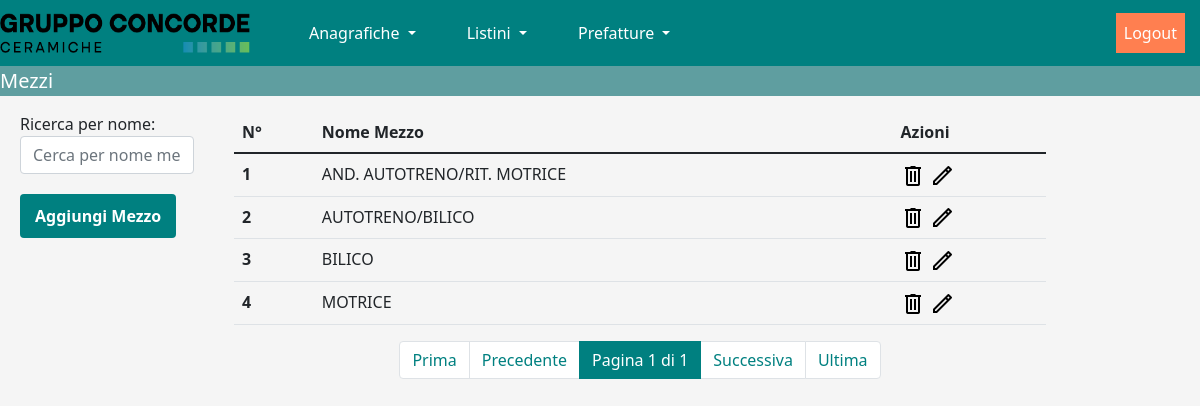
Page /main/mezzi/ on the committed database.
### mainapp/models.py (models this page shows)
class Mezzo(models.Model):
    mezzo_nome = models.CharField(max_length=128, blank=False, null=False, unique=True)

### mainapp/views.py (the view, shortened to what this page needs)
# urls.py: path('mezzi/',situazione_mezzi, name='situazione_mezzi'),
def situazione_mezzi(request):
    all_mezzi = Mezzo.objects.all().order_by('mezzo_nome')
    paginator = Paginator(all_mezzi, 15)
    page_number = request.GET.get('page')
    page_obj = paginator.get_page(page_number)
    context = {
        'page_obj': page_obj,
    }
    return render(request, 'mainapp/situazione_mezzi.html', context)

### templates/mainapp/situazione_mezzi.html (shortened to what this page needs)
{% extends 'base.html' %}
{% load static %}
{% block content %}
    {% include 'navbar.html' %}
    <nav aria-label="breadcrumb">
        <ol class="breadcrumb">
            <li class="breadcrumb-item active" aria-current="page">Mezzi</li>
        </ol>
    </nav>
    <div id="container_mezzi">
        <div class="search-container">
            <label for="search">Ricerca per nome:</label>
            <input type="text" id="search" class="form-control" placeholder="Cerca per nome mezzo" />
            <div style="margin-top: 20px;">
                <button type="button" class="blue-button" data-toggle="modal" data-target="#exampleModal">
                    Aggiungi Mezzo
                </button>
            </div>
        </div>
        <div class="table-container">
            <table class="table table-hover dataTable">
                <thead>
                    <tr>
                        <th scope="col">N°</th>
                        <th scope="col">Nome Mezzo</th>
                        <th scope="col">Azioni</th>
                    </tr>
                </thead>
                <tbody>
                    {% for mezzo in page_obj %}
                        <tr>
                            <th scope="row">{{ forloop.counter|add:page_obj.start_index|add:-1 }}</th>
                            <td>{{ mezzo.mezzo_nome }}</td>
                            <td>
                                <div class="action-buttons">
                                    <form id="deleteForm_{{ forloop.counter }}" method="post" action="{% url 'mainapp:elimina_mezzo' mezzo.pk %}" style="display: inline;">
                                        <button type="button" class="personal-button" title="Elimina" onclick="confirmDelete({{ forloop.counter }})">
                                            <img src="{% static 'img/cestino.png' %}" width="24px" height="24">
                                        </button>
                                    </form>
                                    <button type="button" class="personal-button" title="Modifica" data-toggle="modal" data-target="#modifyModal_{{ mezzo.pk }}">
                                        <img src="{% static 'img/modifica.png' %}" width="24px" height="24">
                                    </button>
                                </div>
                            </td>
                        </tr>
                    {% endfor %}
                </tbody>
            </table>
            <nav aria-label="Page navigation">
                <ul class="pagination justify-content-center">
                    {% if page_obj.has_previous %}
                        <li class="page-item">
                            <a class="page-link teal" href="?page=1">Prima</a>
                        </li>
                        <li class="page-item">
                            <a class="page-link teal" href="?page={{ page_obj.previous_page_number }}">Precedente</a>
                        </li>
                    {% else %}
                        <li class="page-item disabled">
                            <span class="page-link teal">Prima</span>
                        </li>
                        <li class="page-item disabled">
                            <span class="page-link teal">Precedente</span>
                        </li>
                    {% endif %}
                    <li class="page-item active page-counter">
                        <span class="page-link teal">
                            Pagina {{ page_obj.number }} di {{ page_obj.paginator.num_pages }}
                        </span>
                    </li>
                    {% if page_obj.has_next %}
                        <li class="page-item">
                            <a class="page-link teal" href="?page={{ page_obj.next_page_number }}">Successiva</a>
                        </li>
                        <li class="page-item">
                            <a class="page-link teal" href="?page={{ page_obj.paginator.num_pages }}">Ultima</a>
                        </li>
                    {% else %}
                        <li class="page-item disabled">
                            <span class="page-link teal">Successiva</span>
                        </li>
                        <li class="page-item disabled">
                            <span class="page-link teal">Ultima</span>
                        </li>
                    {% endif %}
                </ul>
            </nav>
        </div>
    </div>
{% endblock %}

### static/style/style.css (style rules this page uses)
.personal-button { background-color: transparent; border: none; padding: 0; }
.breadcrumb { background-color: #5F9EA0 !important; max-height: 60px !important; }
.breadcrumb-item.active { color: white; font-size: 20px !important; }
.table-container { width: 70%; margin-left: 20px; }
.search-container { width: 15%; margin-right: 20px; }
.pagination .page-link.teal { color: teal; }
.pagination .page-item.active .page-link.teal { background-color: teal; border-color: teal; color: white; }
.pagination .page-item.page-counter .page-link { color: white; background-color: teal; border-color: teal; }
.blue-button { background-color: teal; color: white; border: none; padding: 10px 15px; border-radius: 4px; cursor: pointer; font-weight: bold; }
.action-buttons { display: flex; gap: 5px; }
.action-buttons form { margin: 0; }

### templates/mainapp/situazione_mezzi.html (style rules this page uses)
#container_mezzi { width: 100%; margin: auto; display: flex; flex-wrap: wrap; padding-left: 20px; padding-right: 20px; }
#search { width: 100%; margin-bottom: 10px; }

### templates/base.html (style rules this page uses)
body { background-color: #f5f5f5; }

### rows in the picture
Mezzo: mezzo_nome "AND. AUTOTRENO/RIT. MOTRICE"
Mezzo: mezzo_nome "AUTOTRENO/BILICO"
Mezzo: mezzo_nome "BILICO"
Mezzo: mezzo_nome "MOTRICE"

### other values in the picture
{{ page_obj.number }} "1"
{{ page_obj.paginator.num_pages }} "1"
